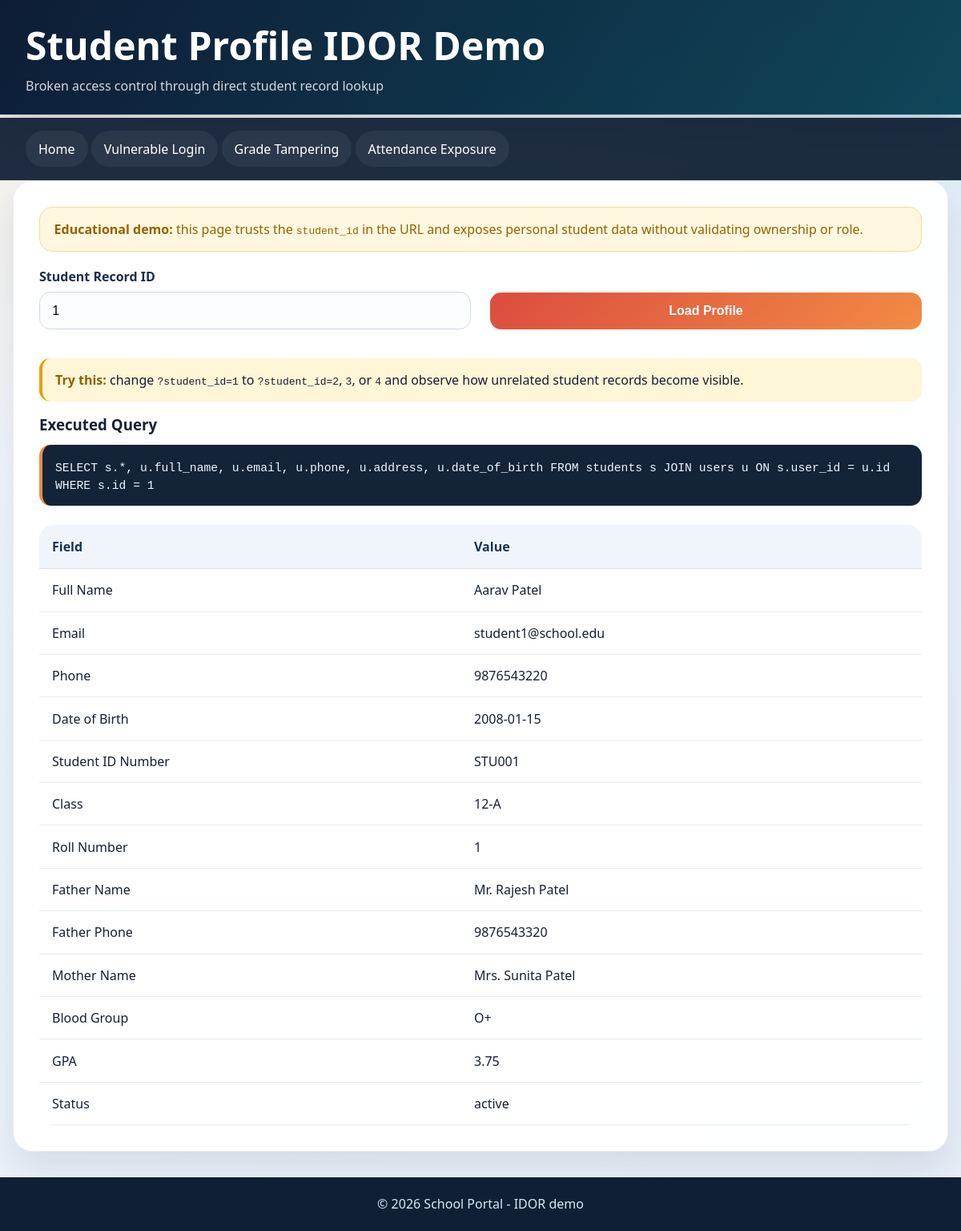
The page /pages/profile_idor.php on the database its author committed.
### tables this page shows
CREATE TABLE students (
    id INT PRIMARY KEY AUTO_INCREMENT,
    user_id INT NOT NULL UNIQUE,
    student_id_number VARCHAR(50) NOT NULL UNIQUE,
    class_name VARCHAR(50) NOT NULL,
    roll_number INT,
    father_name VARCHAR(100),
    father_phone VARCHAR(20),
    father_email VARCHAR(100),
    mother_name VARCHAR(100),
    mother_phone VARCHAR(20),
    guardian_phone VARCHAR(20),
    date_of_admission DATE,
    blood_group VARCHAR(10),
    emergency_contact VARCHAR(20),
    health_issues TEXT,
    status ENUM('active', 'inactive', 'graduated', 'transferred', 'dropped') DEFAULT 'active',
    gpa DECIMAL(3,2) DEFAULT 0.00,
    total_attendance_hours INT DEFAULT 0,
    created_at TIMESTAMP DEFAULT CURRENT_TIMESTAMP,
    updated_at TIMESTAMP DEFAULT CURRENT_TIMESTAMP ON UPDATE CURRENT_TIMESTAMP,
    FOREIGN KEY (user_id) REFERENCES users(id) ON DELETE CASCADE,
    INDEX idx_student_id (student_id_number),
    INDEX idx_class (class_name),
    INDEX idx_status (status)
);

CREATE TABLE users (
    id INT PRIMARY KEY AUTO_INCREMENT,
    username VARCHAR(50) NOT NULL UNIQUE,
    password VARCHAR(255) NOT NULL,
    email VARCHAR(100) NOT NULL UNIQUE,
    full_name VARCHAR(100) NOT NULL,
    role ENUM('admin', 'teacher', 'student', 'parent') DEFAULT 'student',
    department_id INT,
    phone VARCHAR(20),
    address TEXT,
    date_of_birth DATE,
    profile_picture VARCHAR(255),
    is_active TINYINT DEFAULT 1,
    last_login TIMESTAMP NULL,
    created_at TIMESTAMP DEFAULT CURRENT_TIMESTAMP,
    updated_at TIMESTAMP DEFAULT CURRENT_TIMESTAMP ON UPDATE CURRENT_TIMESTAMP,
    FOREIGN KEY (department_id) REFERENCES departments(id),
    INDEX idx_username (username),
    INDEX idx_email (email),
    INDEX idx_role (role),
    INDEX idx_active (is_active)
);

### pages/profile_idor.php (the view, shortened to what this page needs)
<?php
include '../includes/config.php';
$student_id = $_GET['student_id'] ?? '1';
$query = "
    SELECT s.*, u.full_name, u.email, u.phone, u.address, u.date_of_birth
    FROM students s
    JOIN users u ON s.user_id = u.id
    WHERE s.id = $student_id
";
$result = $conn->query($query);
$student = $result ? $result->fetch_assoc() : null;
?>
<!DOCTYPE html>
<html lang="en">
<head>
    <link rel="stylesheet" href="../css/style.css">
</head>
<body>
    <header>
        <h1>Student Profile IDOR Demo</h1>
        <p>Broken access control through direct student record lookup</p>
    </header>
    <nav>
        <a href="../index.html">Home</a>
        <a href="login_vulnerable.php">Vulnerable Login</a>
        <a href="grade_tampering.php">Grade Tampering</a>
        <a href="attendance_bypass.php">Attendance Exposure</a>
    </nav>
    <div class="container">
        <div class="card">
            <div class="alert alert-warning">
                <strong>Educational demo:</strong> this page trusts the <code>student_id</code> in the URL and exposes personal student data without validating ownership or role.
            </div>
            <form method="GET">
                <div class="column-2">
                    <div class="form-group">
                        <label for="student_id">Student Record ID</label>
                        <input type="text" id="student_id" name="student_id" value="<?php echo htmlspecialchars($student_id); ?>">
                    </div>
                    <div class="form-group" style="display: flex; align-items: end;">
                        <button type="submit">Load Profile</button>
                    </div>
                </div>
            </form>
            <div class="vulnerability-box">
                <strong>Try this:</strong> change <code>?student_id=1</code> to <code>?student_id=2</code>, <code>3</code>, or <code>4</code> and observe how unrelated student records become visible.
            </div>
            <h3>Executed Query</h3>
            <div class="code-block">
                <code><?php echo htmlspecialchars($query); ?></code>
            </div>
            <?php if ($student): ?>
                <table>
                    <thead>
                        <tr>
                            <th>Field</th>
                            <th>Value</th>
                        </tr>
                    </thead>
                    <tbody>
                        <tr><td>Full Name</td><td><?php echo htmlspecialchars($student['full_name']); ?></td></tr>
                        <tr><td>Email</td><td><?php echo htmlspecialchars($student['email']); ?></td></tr>
                        <tr><td>Phone</td><td><?php echo htmlspecialchars($student['phone'] ?? 'N/A'); ?></td></tr>
                        <tr><td>Date of Birth</td><td><?php echo htmlspecialchars($student['date_of_birth'] ?? 'N/A'); ?></td></tr>
                        <tr><td>Student ID Number</td><td><?php echo htmlspecialchars($student['student_id_number']); ?></td></tr>
                        <tr><td>Class</td><td><?php echo htmlspecialchars($student['class_name']); ?></td></tr>
                        <tr><td>Roll Number</td><td><?php echo htmlspecialchars($student['roll_number']); ?></td></tr>
                        <tr><td>Father Name</td><td><?php echo htmlspecialchars($student['father_name'] ?? 'N/A'); ?></td></tr>
                        <tr><td>Father Phone</td><td><?php echo htmlspecialchars($student['father_phone'] ?? 'N/A'); ?></td></tr>
                        <tr><td>Mother Name</td><td><?php echo htmlspecialchars($student['mother_name'] ?? 'N/A'); ?></td></tr>
                        <tr><td>Blood Group</td><td><?php echo htmlspecialchars($student['blood_group'] ?? 'N/A'); ?></td></tr>
                        <tr><td>GPA</td><td><?php echo htmlspecialchars($student['gpa']); ?></td></tr>
                        <tr><td>Status</td><td><?php echo htmlspecialchars($student['status']); ?></td></tr>
                    </tbody>
                </table>
            <?php else: ?>
                <div class="alert alert-danger">No student record found for that identifier.</div>
            <?php endif; ?>
        </div>
    </div>
    <footer>
        <p>&copy; 2026 School Portal - IDOR demo</p>
    </footer>
</body>
</html>

### css/style.css (style rules this page uses)
* { margin: 0; padding: 0; box-sizing: border-box; }
body { font-family: "Segoe UI", Tahoma, Geneva, Verdana, sans-serif; background: radial-gradient(circle at top left, rgba(255, 214, 153, 0.22), transparent 30%), radial-gradient(circle at top right, rgba(108, 180, 238, 0.18), transparent 28%), linear-gradient(145deg, #f4f7fb 0%, #edf3fb 48%, #e7eef8 100%); color: #152033; min-height: 100vh; display: flex; flex-direction: column; }
a { color: inherit; }
.container { width: min(1180px, calc(100% - 32px)); margin: 0 auto; }
.site-header, header { color: #fff; background: linear-gradient(120deg, rgba(13, 29, 54, 0.95), rgba(15, 74, 92, 0.88)), linear-gradient(180deg, #102038, #0f2742); border-bottom: 1px solid rgba(255, 255, 255, 0.08); box-shadow: 0 18px 40px rgba(9, 24, 47, 0.18); }
header { padding: 1.5rem 2rem; margin-bottom: 1.25rem; }
header h1 { font-size: clamp(2rem, 4vw, 3.2rem); margin-bottom: 0.45rem; }
header p, .header-copy { font-size: 1rem; color: rgba(255, 255, 255, 0.82); max-width: 720px; }
.main-nav, nav { background: rgba(12, 27, 49, 0.92); backdrop-filter: blur(8px); border-bottom: 1px solid rgba(255, 255, 255, 0.06); }
nav { padding: 1rem 2rem; margin-top: -1rem; }
nav a { color: #fff; text-decoration: none; padding: 0.72rem 1rem; border-radius: 999px; transition: transform 0.2s ease, background 0.2s ease, box-shadow 0.2s ease; display: inline-block; background: rgba(255, 255, 255, 0.06); }
.card { background: rgba(255, 255, 255, 0.96); border: 1px solid rgba(17, 41, 69, 0.08); border-radius: 24px; box-shadow: 0 22px 45px rgba(18, 38, 63, 0.1); padding: 2rem; margin-bottom: 2rem; animation: slideIn 0.32s ease-out; }
.btn-primary, button { background: linear-gradient(135deg, #db4c3f 0%, #f28b44 100%); color: #fff; padding: 0.9rem 1.4rem; border: none; border-radius: 14px; font-size: 1rem; font-weight: 700; cursor: pointer; text-decoration: none; transition: transform 0.2s ease, box-shadow 0.2s ease; }
button { width: 100%; }
.form-group { margin-bottom: 1.25rem; }
label { display: block; margin-bottom: 0.5rem; font-weight: 700; color: #1b2f4a; }
input[type="text"], input[type="email"], input[type="password"], input[type="number"], input[type="date"], input[type="tel"], select, textarea { width: 100%; padding: 0.85rem 0.95rem; border: 1px solid #cfdae8; border-radius: 14px; font-size: 1rem; background: #fbfdff; transition: border-color 0.2s ease, box-shadow 0.2s ease; }
.alert { padding: 1rem 1.1rem; border-radius: 16px; margin-bottom: 1.25rem; animation: slideIn 0.3s ease-out; border: 1px solid transparent; }
.alert-warning { background: #fff7df; color: #946200; border-color: #f1de9a; }
table { width: 100%; border-collapse: collapse; margin-top: 1.5rem; overflow: hidden; border-radius: 18px; }
table th { background: #eff5fb; padding: 1rem; text-align: left; font-weight: 700; border-bottom: 1px solid #d9e4ef; color: #173253; }
table td { padding: 0.95rem 1rem; border-bottom: 1px solid #e5edf5; background: rgba(255, 255, 255, 0.8); }
.code-block { background: #132338; border-left: 4px solid #f28b44; padding: 1rem; margin: 0.8rem 0; overflow-x: auto; border-radius: 14px; }
.code-block code { font-family: "Cascadia Code", "Courier New", monospace; color: #eef6ff; font-size: 0.92rem; }
.vulnerability-box { background: #fff5d7; border-left: 4px solid #e5a100; padding: 1rem; margin: 1rem 0; border-radius: 14px; }
.vulnerability-box strong { color: #8f6200; }
.column-2 { display: grid; grid-template-columns: 1fr 1fr; gap: 1.5rem; }
footer { background: #0f1f35; color: #dbe8f8; text-align: center; padding: 1.4rem; margin-top: auto; }

### rows shown on the page
students: user.full_name "Aarav Patel", user.email "student1@school.edu", user.phone "9876543220", user.date_of_birth "2008-01-15", student_id_number "STU001", class_name "12-A", roll_number "1", father_name "Mr. Rajesh Patel", father_phone "9876543320", mother_name "Mrs. Sunita Patel", blood_group "O+", gpa "3.75", status "active"

### other values the page prints
$query "SELECT s.*, u.full_name, u.email, u.phone, u.address, u.date_of_birth FROM students s JOIN users u ON s.user_id = u.id WHERE s.id = 1"
